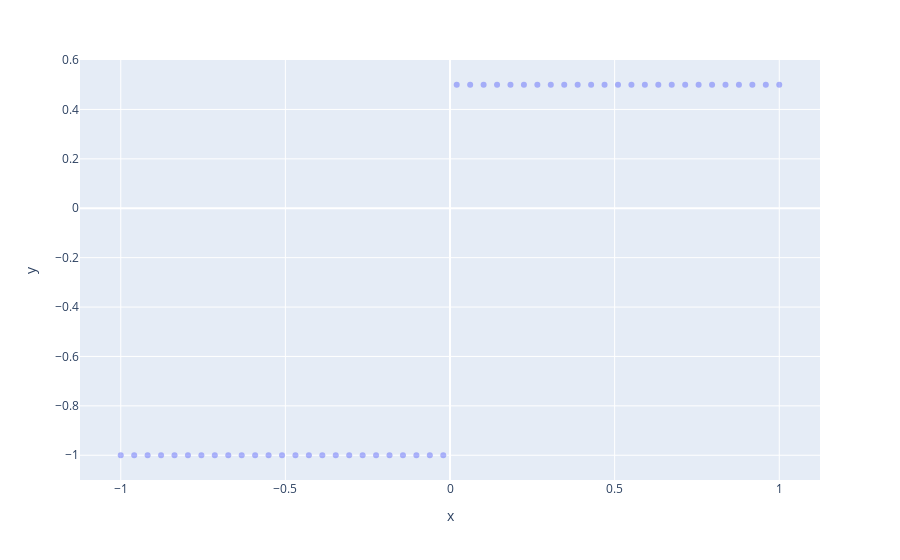

Source (notebook cell):
### Code cell
nw_estimator_sampler = nw_diffusion_local_poly(PRNGKey(42), test_data, schedule, 0, log_gaussian_kernel, log_gaussian_kernel,
                                                    0.01, 0.01, 64)
plot_samples_scatter(jax.vmap(nw_estimator_sampler, in_axes=(0,None,None))(jnp.linspace(-1, 1, 50), test_data.value[0], 50))

### Figure 1 — Plotly figure (JSON) as saved in the notebook; plotly's stock layout.template omitted (floating-point values rounded to 4 significant figures)
{"data": [{"hovertemplate": "x=%{x}<br>y=%{y}<extra></extra>", "legendgroup": "", "marker": {"color": "#636efa", "opacity": 0.5, "symbol": "circle"}, "mode": "markers", "name": "", "orientation": "v", "showlegend": false, "type": "scatter", "x": [-1, -0.9592, -0.9184, -0.8776, -0.8367, -0.7959, -0.7551, -0.7143, -0.6735, -0.6327, -0.5918, -0.551, -0.5102, -0.4694, -0.4286, -0.3878, -0.3469, -0.3061, -0.2653, -0.2245, -0.1837, -0.1429, -0.102, -0.06122, -0.02041, 0.02041, 0.06122, 0.102, 0.1429, 0.1837, 0.2245, 0.2653, 0.3061, 0.3469, 0.3878, 0.4286, 0.4694, 0.5102, 0.551, 0.5918, 0.6327, 0.6735, 0.7143, 0.7551, 0.7959, 0.8367, 0.8776, 0.9184, 0.9592, 1], "xaxis": "x", "y": [-1, -1, -1, -1, -1, -1, -1, -1, -1, -1, -1, -1, -1, -1, -1, -1, -1, -1, -1, -1, -1, -1, -1, -1, -1, 0.5, 0.5, 0.5, 0.5, 0.5, 0.5, 0.5, 0.5, 0.5, 0.5, 0.5, 0.5, 0.5, 0.5, 0.5, 0.5, 0.5, 0.5, 0.5, 0.5, 0.5, 0.5, 0.5, 0.5, 0.5], "yaxis": "y"}], "layout": {"autosize": true, "legend": {"tracegroupgap": 0}, "margin": {"t": 60}, "xaxis": {"anchor": "y", "autorange": true, "domain": [0, 1], "range": [-1.119, 1.119], "title": {"text": "x"}, "type": "linear"}, "yaxis": {"anchor": "x", "autorange": true, "domain": [0, 1], "range": [-1.116, 0.6161], "title": {"text": "y"}, "type": "linear"}}}
